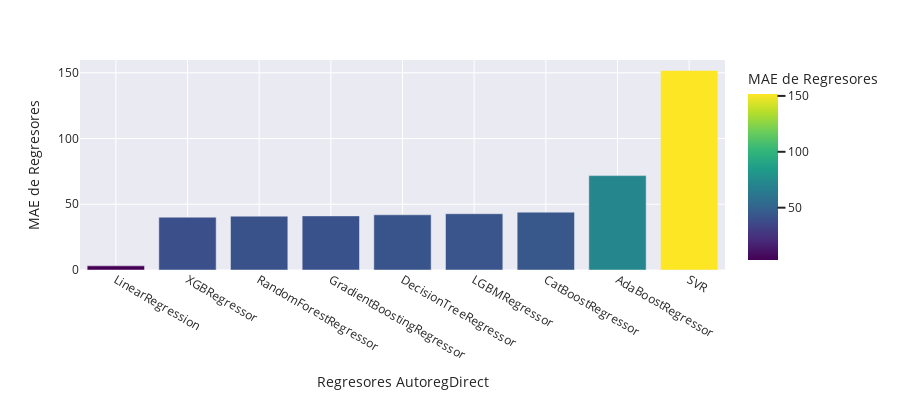

Here is the notebook cell this chart was saved with:
### Code cell
# PLOTLY
fig = px.bar(df_regs_autoreg_direct.sort_values(by='Metricas', ascending=True), x='Regresores AutoregDirect', y='Metricas', color='Metricas',
             labels={'Metricas':'MAE de Regresores'}, height=400, color_continuous_scale='Viridis')
fig.show()

### Figure 1 — Plotly figure (JSON) as saved in the notebook; plotly's stock layout.template omitted (floating-point values rounded to 4 significant figures)
{"data": [{"alignmentgroup": "True", "hovertemplate": "Regresores AutoregDirect=%{x}<br>MAE de Regresores=%{marker.color}<extra></extra>", "legendgroup": "", "marker": {"color": [3.171, 40.15, 40.93, 41.15, 41.97, 42.79, 44.0, 71.77, 151.7], "coloraxis": "coloraxis", "pattern": {"shape": ""}}, "name": "", "offsetgroup": "", "orientation": "v", "showlegend": false, "textposition": "auto", "type": "bar", "x": ["LinearRegression", "XGBRegressor", "RandomForestRegressor", "GradientBoostingRegressor", "DecisionTreeRegressor", "LGBMRegressor", "CatBoostRegressor", "AdaBoostRegressor", "SVR"], "xaxis": "x", "y": [3.171, 40.15, 40.93, 41.15, 41.97, 42.79, 44.0, 71.77, 151.7], "yaxis": "y"}], "layout": {"barmode": "relative", "coloraxis": {"colorbar": {"title": {"text": "MAE de Regresores"}}, "colorscale": [[0, "#440154"], [0.1111, "#482878"], [0.2222, "#3e4989"], [0.3333, "#31688e"], [0.4444, "#26828e"], [0.5556, "#1f9e89"], [0.6667, "#35b779"], [0.7778, "#6ece58"], [0.8889, "#b5de2b"], [1, "#fde725"]]}, "height": 400, "legend": {"tracegroupgap": 0}, "margin": {"t": 60}, "xaxis": {"anchor": "y", "domain": [0, 1], "title": {"text": "Regresores AutoregDirect"}}, "yaxis": {"anchor": "x", "domain": [0, 1], "title": {"text": "MAE de Regresores"}}}}
